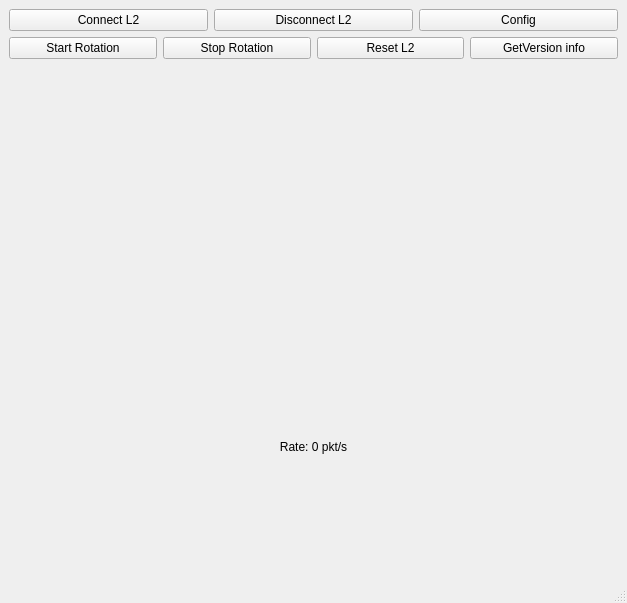
<?xml version="1.0" encoding="UTF-8"?>
<ui version="4.0">
 <class>MainWindow</class>
 <widget class="QMainWindow" name="MainWindow">
  <property name="geometry">
   <rect>
    <x>0</x>
    <y>0</y>
    <width>627</width>
    <height>603</height>
   </rect>
  </property>
  <property name="windowTitle">
   <string>L2 Diagnostic</string>
  </property>
  <widget class="QWidget" name="centralwidget">
   <layout class="QVBoxLayout" name="verticalLayout">
    <item>
     <layout class="QHBoxLayout" name="buttonLayout">
      <item>
       <widget class="QPushButton" name="btnStart">
        <property name="text">
         <string>Connect L2</string>
        </property>
       </widget>
      </item>
      <item>
       <widget class="QPushButton" name="btnStop">
        <property name="text">
         <string>Disconnect L2</string>
        </property>
       </widget>
      </item>
      <item>
       <widget class="QPushButton" name="btnConfig">
        <property name="text">
         <string>Config</string>
        </property>
       </widget>
      </item>
     </layout>
    </item>
    <item>
     <layout class="QHBoxLayout" name="horizontalLayout">
      <item>
       <widget class="QPushButton" name="btnStartRotation">
        <property name="text">
         <string>Start Rotation</string>
        </property>
       </widget>
      </item>
      <item>
       <widget class="QPushButton" name="btnStopRotation">
        <property name="text">
         <string>Stop Rotation</string>
        </property>
       </widget>
      </item>
      <item>
       <widget class="QPushButton" name="btnResetL2">
        <property name="text">
         <string>Reset L2</string>
        </property>
       </widget>
      </item>
      <item>
       <widget class="QPushButton" name="btnVersion">
        <property name="text">
         <string>GetVersion info</string>
        </property>
       </widget>
      </item>
     </layout>
    </item>
    <item>
     <widget class="QChartView" name="chartViewRate" native="true"/>
    </item>
    <item>
     <widget class="QLabel" name="lblRate">
      <property name="text">
       <string>Rate: 0 pkt/s</string>
      </property>
      <property name="alignment">
       <set>Qt::AlignmentFlag::AlignCenter</set>
      </property>
     </widget>
    </item>
   </layout>
  </widget>
  <widget class="QMenuBar" name="menubar">
   <property name="geometry">
    <rect>
     <x>0</x>
     <y>0</y>
     <width>627</width>
     <height>18</height>
    </rect>
   </property>
  </widget>
  <widget class="QStatusBar" name="statusbar"/>
 </widget>
 <customwidgets>
  <customwidget>
   <class>QChartView</class>
   <extends>QWidget</extends>
   <header>qchartview.h</header>
  </customwidget>
 </customwidgets>
 <resources/>
 <connections/>
</ui>
